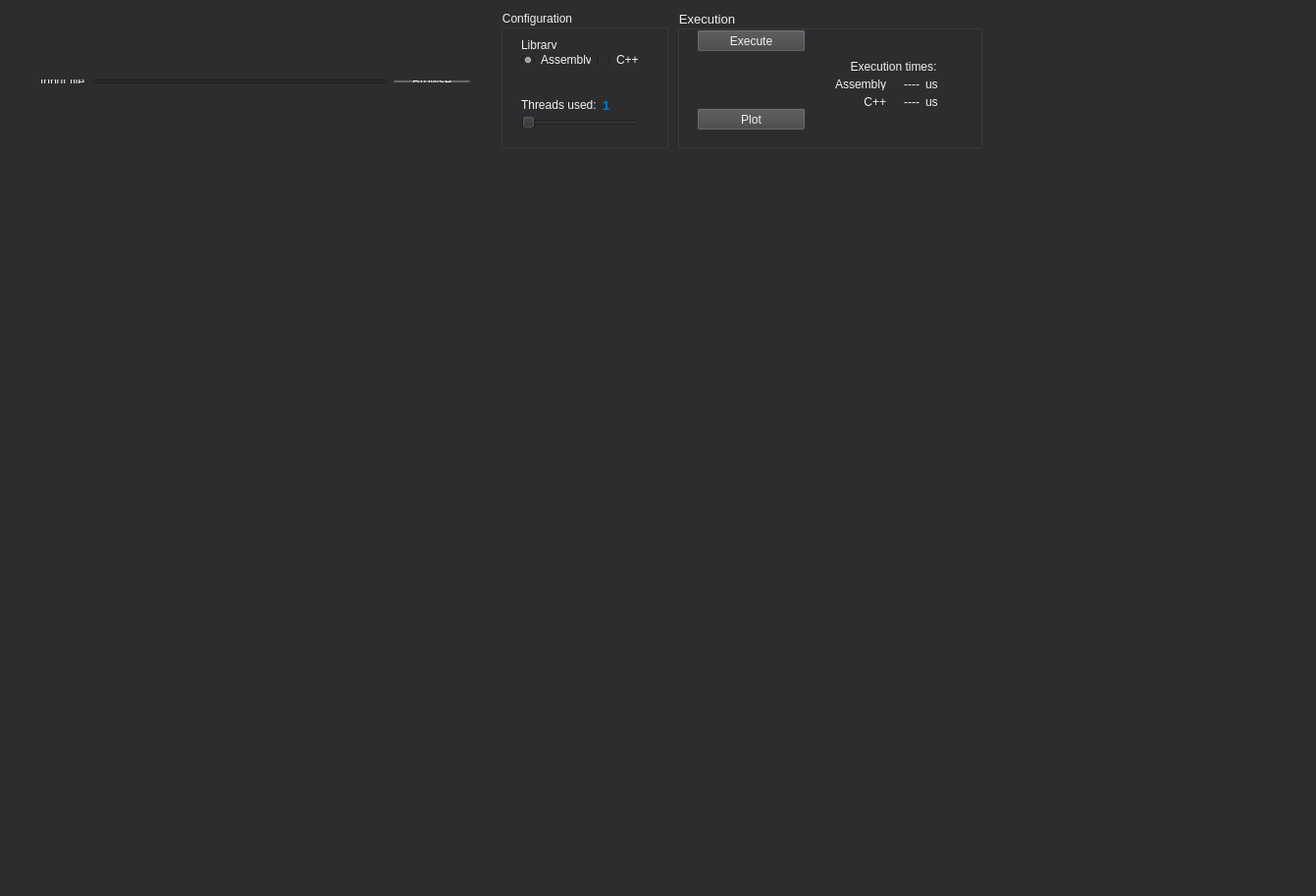
<?xml version="1.0" encoding="UTF-8"?>
<ui version="4.0">
 <class>KF_GUIClass</class>
 <widget class="QWidget" name="KF_GUIClass">
  <property name="geometry">
   <rect>
    <x>0</x>
    <y>0</y>
    <width>1341</width>
    <height>913</height>
   </rect>
  </property>
  <property name="windowTitle">
   <string>Kalman Filter</string>
  </property>
  <property name="autoFillBackground">
   <bool>false</bool>
  </property>
  <property name="styleSheet">
   <string notr="true">background-color: rgb(45, 45, 48);</string>
  </property>
  <widget class="QGroupBox" name="configureBox">
   <property name="geometry">
    <rect>
     <x>510</x>
     <y>10</y>
     <width>171</width>
     <height>141</height>
    </rect>
   </property>
   <property name="styleSheet">
    <string notr="true">color: rgb(241, 241, 241);</string>
   </property>
   <property name="title">
    <string>Configuration</string>
   </property>
   <widget class="QWidget" name="layoutWidget">
    <property name="geometry">
     <rect>
      <x>10</x>
      <y>20</y>
      <width>147</width>
      <height>46</height>
     </rect>
    </property>
    <layout class="QVBoxLayout" name="libraryLayout">
     <item>
      <widget class="QLabel" name="libraryLabel">
       <property name="styleSheet">
        <string notr="true">color: rgb(241, 241, 241);</string>
       </property>
       <property name="text">
        <string>Library</string>
       </property>
      </widget>
     </item>
     <item>
      <layout class="QHBoxLayout" name="radioButtonLayout">
       <item>
        <widget class="QRadioButton" name="asmRB">
         <property name="styleSheet">
          <string notr="true">color: rgb(241, 241, 241);</string>
         </property>
         <property name="text">
          <string>Assembly</string>
         </property>
         <property name="checked">
          <bool>true</bool>
         </property>
        </widget>
       </item>
       <item>
        <widget class="QRadioButton" name="cppRB">
         <property name="styleSheet">
          <string notr="true">color: rgb(241, 241, 241);</string>
         </property>
         <property name="text">
          <string>C++</string>
         </property>
        </widget>
       </item>
      </layout>
     </item>
    </layout>
   </widget>
   <widget class="QWidget" name="layoutWidget">
    <property name="geometry">
     <rect>
      <x>10</x>
      <y>80</y>
      <width>141</width>
      <height>51</height>
     </rect>
    </property>
    <layout class="QVBoxLayout" name="verticalLayout">
     <item>
      <layout class="QHBoxLayout" name="horizontalLayout">
       <item>
        <widget class="QLabel" name="usedThreadsLabel">
         <property name="styleSheet">
          <string notr="true">color: rgb(241, 241, 241);</string>
         </property>
         <property name="text">
          <string>Threads used:</string>
         </property>
        </widget>
       </item>
       <item>
        <widget class="QLabel" name="usedThreadsNumber">
         <property name="font">
          <font>
           <pointsize>10</pointsize>
           <weight>75</weight>
           <bold>true</bold>
          </font>
         </property>
         <property name="styleSheet">
          <string notr="true">color: rgb(0, 122, 204);</string>
         </property>
         <property name="text">
          <string>1</string>
         </property>
         <property name="wordWrap">
          <bool>false</bool>
         </property>
        </widget>
       </item>
      </layout>
     </item>
     <item>
      <widget class="QSlider" name="threadNumberSlider">
       <property name="styleSheet">
        <string notr="true">selection-color: rgb(255, 255, 0);
alternate-background-color: rgb(255, 255, 0);
color: rgb(255, 255, 0);
border-color: rgb(255, 255, 0);</string>
       </property>
       <property name="minimum">
        <number>1</number>
       </property>
       <property name="maximum">
        <number>6</number>
       </property>
       <property name="orientation">
        <enum>Qt::Horizontal</enum>
       </property>
       <property name="invertedAppearance">
        <bool>false</bool>
       </property>
       <property name="tickPosition">
        <enum>QSlider::NoTicks</enum>
       </property>
      </widget>
     </item>
    </layout>
   </widget>
  </widget>
  <widget class="QWidget" name="layoutWidget">
   <property name="geometry">
    <rect>
     <x>30</x>
     <y>70</y>
     <width>461</width>
     <height>26</height>
    </rect>
   </property>
   <layout class="QHBoxLayout" name="inputLayout">
    <item>
     <widget class="QLabel" name="inputFileLabel">
      <property name="styleSheet">
       <string notr="true">color: rgb(241, 241, 241);</string>
      </property>
      <property name="text">
       <string>Input file</string>
      </property>
     </widget>
    </item>
    <item>
     <widget class="QLineEdit" name="inputFileLineEdit">
      <property name="styleSheet">
       <string notr="true">color: rgb(241, 241, 241);</string>
      </property>
     </widget>
    </item>
    <item>
     <widget class="QPushButton" name="browseButton">
      <property name="styleSheet">
       <string notr="true">color: rgb(241, 241, 241);background-color: rgb(67, 67, 70);</string>
      </property>
      <property name="text">
       <string>Browse</string>
      </property>
     </widget>
    </item>
   </layout>
  </widget>
  <widget class="QGroupBox" name="executionBox">
   <property name="geometry">
    <rect>
     <x>690</x>
     <y>10</y>
     <width>311</width>
     <height>141</height>
    </rect>
   </property>
   <property name="font">
    <font>
     <pointsize>10</pointsize>
    </font>
   </property>
   <property name="styleSheet">
    <string notr="true">color: rgb(241, 241, 241);</string>
   </property>
   <property name="title">
    <string>Execution</string>
   </property>
   <widget class="QPushButton" name="executeButton">
    <property name="geometry">
     <rect>
      <x>20</x>
      <y>20</y>
      <width>111</width>
      <height>23</height>
     </rect>
    </property>
    <property name="styleSheet">
     <string notr="true">color: rgb(241, 241, 241);
background-color: rgb(67, 67, 70);</string>
    </property>
    <property name="text">
     <string>Execute</string>
    </property>
   </widget>
   <widget class="QPushButton" name="plotButton">
    <property name="geometry">
     <rect>
      <x>20</x>
      <y>100</y>
      <width>111</width>
      <height>23</height>
     </rect>
    </property>
    <property name="styleSheet">
     <string notr="true">color: rgb(241, 241, 241);background-color: rgb(67, 67, 70);</string>
    </property>
    <property name="text">
     <string>Plot</string>
    </property>
   </widget>
   <widget class="QWidget" name="layoutWidget">
    <property name="geometry">
     <rect>
      <x>30</x>
      <y>60</y>
      <width>90</width>
      <height>18</height>
     </rect>
    </property>
    <layout class="QHBoxLayout" name="statusLayout">
     <item>
      <widget class="QLabel" name="statusTextLabel">
       <property name="text">
        <string>Status:</string>
       </property>
      </widget>
     </item>
     <item>
      <widget class="QLabel" name="statusLabel">
       <property name="styleSheet">
        <string notr="true">color: rgb(0, 255, 0);</string>
       </property>
       <property name="text">
        <string>Ready</string>
       </property>
      </widget>
     </item>
    </layout>
   </widget>
   <widget class="QWidget" name="layoutWidget">
    <property name="geometry">
     <rect>
      <x>150</x>
      <y>40</y>
      <width>141</width>
      <height>71</height>
     </rect>
    </property>
    <layout class="QGridLayout" name="gridLayout">
     <item row="1" column="0">
      <widget class="QLabel" name="assemblyLabel">
       <property name="text">
        <string>Assembly</string>
       </property>
       <property name="alignment">
        <set>Qt::AlignRight|Qt::AlignTrailing|Qt::AlignVCenter</set>
       </property>
      </widget>
     </item>
     <item row="1" column="1">
      <widget class="QLabel" name="asmTimeLabel">
       <property name="text">
        <string>----</string>
       </property>
       <property name="alignment">
        <set>Qt::AlignRight|Qt::AlignTrailing|Qt::AlignVCenter</set>
       </property>
      </widget>
     </item>
     <item row="1" column="2">
      <widget class="QLabel" name="usLabel2">
       <property name="enabled">
        <bool>true</bool>
       </property>
       <property name="text">
        <string>us</string>
       </property>
      </widget>
     </item>
     <item row="2" column="0">
      <widget class="QLabel" name="cppLabel">
       <property name="text">
        <string>C++</string>
       </property>
       <property name="alignment">
        <set>Qt::AlignRight|Qt::AlignTrailing|Qt::AlignVCenter</set>
       </property>
      </widget>
     </item>
     <item row="2" column="1">
      <widget class="QLabel" name="cppTimeLabel">
       <property name="text">
        <string>----</string>
       </property>
       <property name="alignment">
        <set>Qt::AlignRight|Qt::AlignTrailing|Qt::AlignVCenter</set>
       </property>
      </widget>
     </item>
     <item row="2" column="2">
      <widget class="QLabel" name="usLabel1">
       <property name="enabled">
        <bool>true</bool>
       </property>
       <property name="text">
        <string>us</string>
       </property>
      </widget>
     </item>
     <item row="0" column="0" colspan="3">
      <widget class="QLabel" name="titleLabel">
       <property name="text">
        <string>Execution times:</string>
       </property>
       <property name="alignment">
        <set>Qt::AlignCenter</set>
       </property>
      </widget>
     </item>
    </layout>
   </widget>
  </widget>
  <widget class="QWidget" name="gridLayoutWidget">
   <property name="geometry">
    <rect>
     <x>10</x>
     <y>160</y>
     <width>1321</width>
     <height>741</height>
    </rect>
   </property>
   <layout class="QGridLayout" name="chartsGrid">
    <property name="sizeConstraint">
     <enum>QLayout::SetNoConstraint</enum>
    </property>
    <property name="spacing">
     <number>0</number>
    </property>
   </layout>
  </widget>
 </widget>
 <layoutdefault spacing="6" margin="11"/>
 <resources>
  <include location="KF_GUI.qrc"/>
 </resources>
 <connections/>
 <slots>
  <slot>browseSlot()</slot>
  <slot>exitSlot()</slot>
  <slot>returnedPressedSlot()</slot>
 </slots>
</ui>
